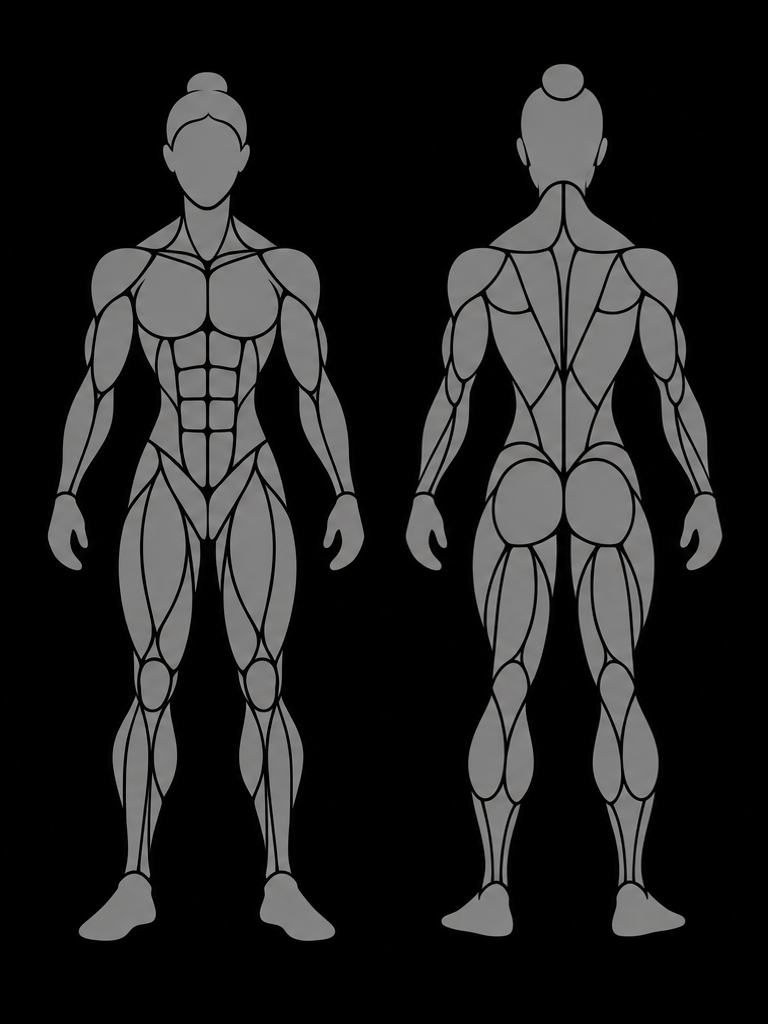
#> input picture design/female-front-back.png, 768 x 1024 px
$ python segment.py ../female-front-back.png ../male-front-back.png
#> lines starting #> are read from the running program, lines starting #| are printed output that depends on the picture; after the words box and inside, x2 and y2 are one past the last pixel; in counts of white or black regions, pixels touching at a corner belong together
"""Split design/figure.png into its enclosed grey regions and draw a numbered map for labelling."""
import json, sys
import cv2
import numpy as np

SRC, OUT = sys.argv[1], sys.argv[2]
img = cv2.imread(SRC)
#> img is the input picture: shape (1024, 768, 3); mean B, G, R 32.9, 33.1, 33.2
img = cv2.resize(img, None, fx=2, fy=2, interpolation=cv2.INTER_CUBIC)
#> img: shape (2048, 1536, 3)
grey = cv2.cvtColor(img, cv2.COLOR_BGR2GRAY)
mask = (grey > 90).astype(np.uint8)            # body grey ~128; lines and background dark
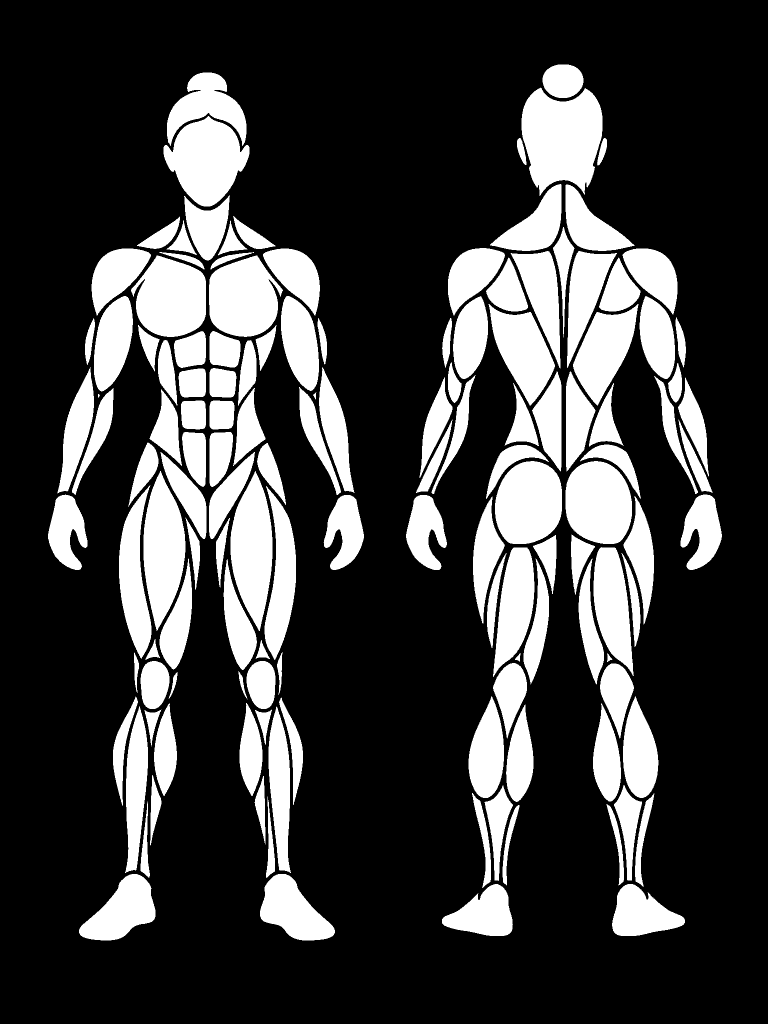
#> mask: shape (2048, 1536) (shown at 1/2 size); values 0 (black) and 1 (white), 24.6% white; 136 white regions (1 under 20 px), largest, box (x1, y1, x2, y2) and area: (1043, 175, 1205, 392) 25681, (327, 232, 499, 413) 19553, (262, 511, 412, 674) 18221
mask = cv2.morphologyEx(mask, cv2.MORPH_OPEN, np.ones((3, 3), np.uint8))
#> mask: shape (2048, 1536); values 0 (black) and 1 (white), 24.6% white; 137 white regions (1 under 20 px), largest, box (x1, y1, x2, y2) and area: (1043, 176, 1205, 390) 25665, (327, 233, 499, 413) 19548, (262, 511, 412, 674) 18215
n, lab, stats, cent = cv2.connectedComponentsWithStats(mask, connectivity=4)
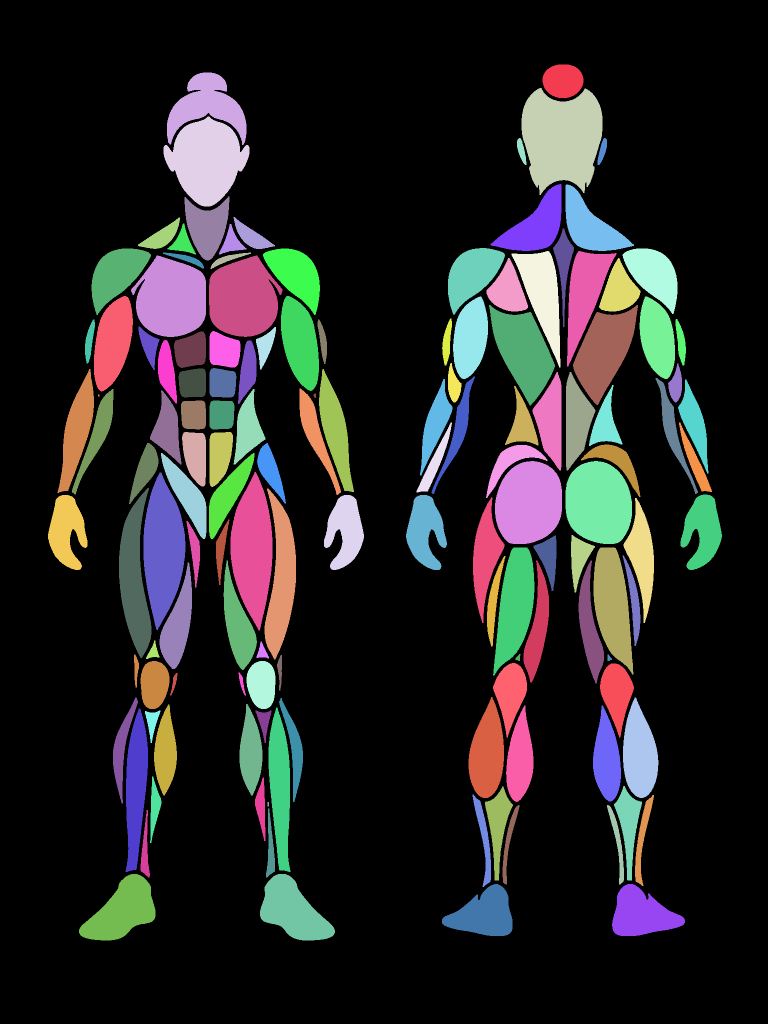
#> lab: shape (2048, 1536) int32 (shown at 1/2 size); 138 distinct labels, from 0 to 137; one colour per label, 0 black
#> n = 138; stats = 138 rows, first 6: [0, 0, 1536, 2048, 2371778], [1085, 129, 82, 67, 4396], [334, 145, 159, 145, 11054], [1043, 176, 162, 214, 25665], [327, 233, 172, 180, 19548], [1034, 276, 19, 54, 554]; cent = 138 pairs, first value 132.8 to 1404.9, second value 161.4 to 1828.1

H, W = grey.shape
#> H = 2048; W = 1536
regions = []
for i in range(1, n):
    x, y, w, h, area = stats[i]
    if area < 300:
        continue
    comp = (lab == i).astype(np.uint8) * 255
    cs, _ = cv2.findContours(comp, cv2.RETR_EXTERNAL, cv2.CHAIN_APPROX_NONE)
    c = max(cs, key=cv2.contourArea)
    regions.append({"id": len(regions), "side": "f" if cent[i][0] < W / 2 else "b",
                    "cx": float(cent[i][0]), "cy": float(cent[i][1]), "area": int(area),
                    "bbox": [int(x), int(y), int(w), int(h)],
                    "pts": c.reshape(-1, 2).tolist()})
#> this loop made 137 passes
#> (x, y, w, h, area) on passes 1 to 12: (1085, 129, 82, 67, 4396), (334, 145, 159, 145, 11054), (1043, 176, 162, 214, 25665), (327, 233, 172, 180, 19548), (1034, 276, 19, 54, 554), (1195, 276, 19, 54, 546), (981, 368, 142, 134, 9121), (1131, 369, 137, 133, 8547), (369, 393, 90, 128, 6952), (467, 434, 83, 64, 2080), (276, 435, 84, 63, 2185), (335, 447, 57, 62, 1389)
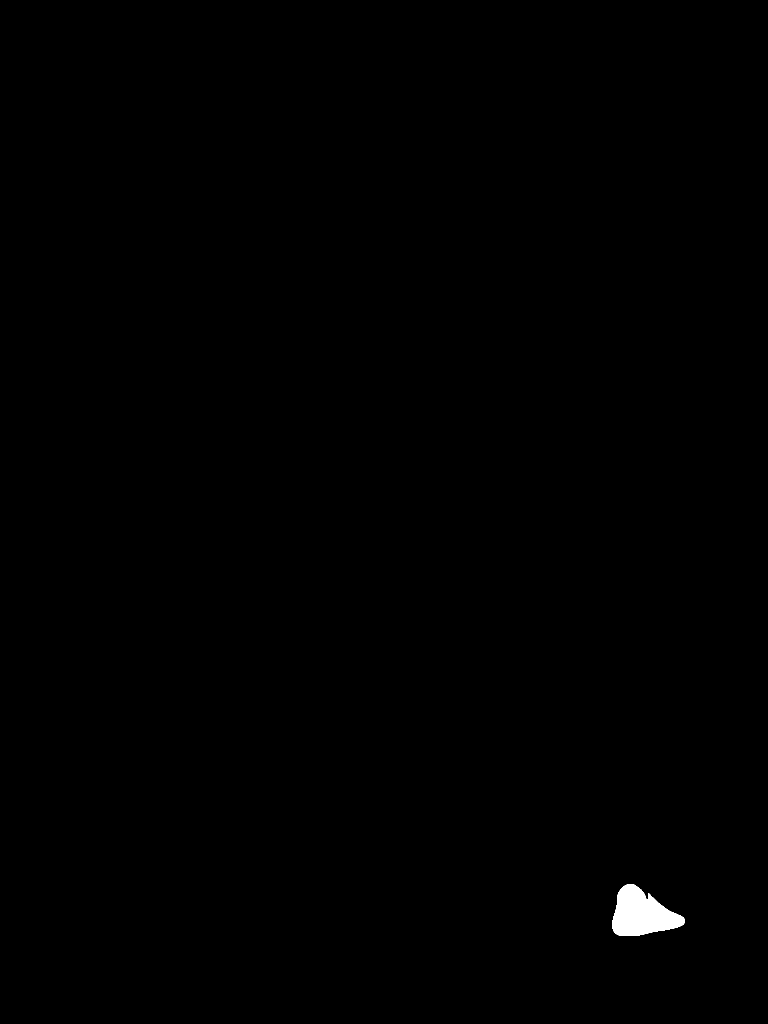
#> comp: shape (2048, 1536) (shown at 1/2 size); 0.3% white; 1 white region, box (x1, y1, x2, y2) and area: (1224, 1768, 1370, 1872) 9459
#> after the loop, regions = 130 items

# numbered map: each region tinted, id written at its centroid
vis = np.zeros_like(img)
rng = np.random.default_rng(3)
for r in regions:
    col = [int(v) for v in rng.integers(70, 230, 3)]
    cv2.drawContours(vis, [np.array(r["pts"], np.int32)], -1, col, -1)
#> this loop made 130 passes
#> col on passes 1 to 12: [199, 83, 98], [107, 99, 198], [209, 163, 76], [85, 123, 139], [169, 146, 112], [95, 180, 187], [75, 88, 142], [132, 212, 152], [137, 138, 176], [163, 97, 188], [191, 223, 195], [115, 121, 173]
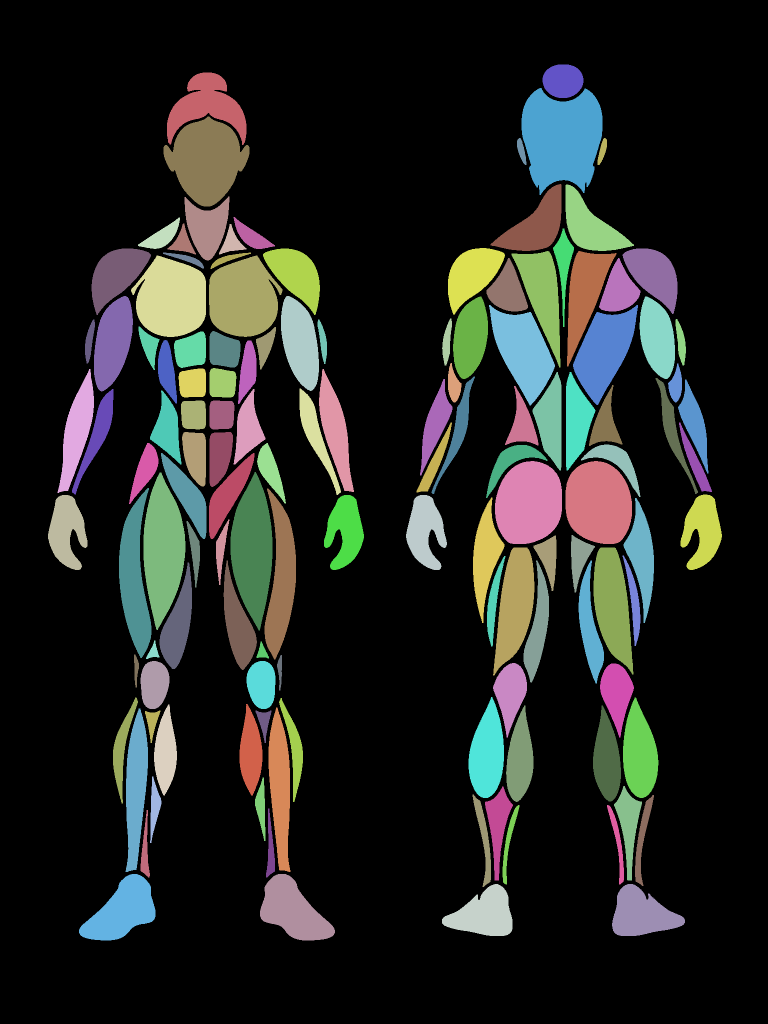
#> vis: shape (2048, 1536, 3) (shown at 1/2 size); mean of channels 0, 1, 2 35.3, 38.6, 36.6; drawn as B, G, R
for r in regions:
    t = str(r["id"]); cx, cy = int(r["cx"]), int(r["cy"])
    cv2.putText(vis, t, (cx - 9 * len(t), cy + 7), cv2.FONT_HERSHEY_SIMPLEX, 0.55, (0, 0, 0), 4, cv2.LINE_AA)
    cv2.putText(vis, t, (cx - 9 * len(t), cy + 7), cv2.FONT_HERSHEY_SIMPLEX, 0.55, (255, 255, 255), 1, cv2.LINE_AA)
#> this loop made 130 passes
#> (t, cx, cy) on passes 1 to 12: ('0', 1125, 161), ('1', 413, 210), ('2', 1123, 276), ('3', 412, 320), ('4', 1042, 301), ('5', 1204, 301), ('6', 1071, 451), ('7', 1180, 452), ('8', 413, 454), ('9', 503, 473), ('10', 322, 472), ('11', 364, 484)
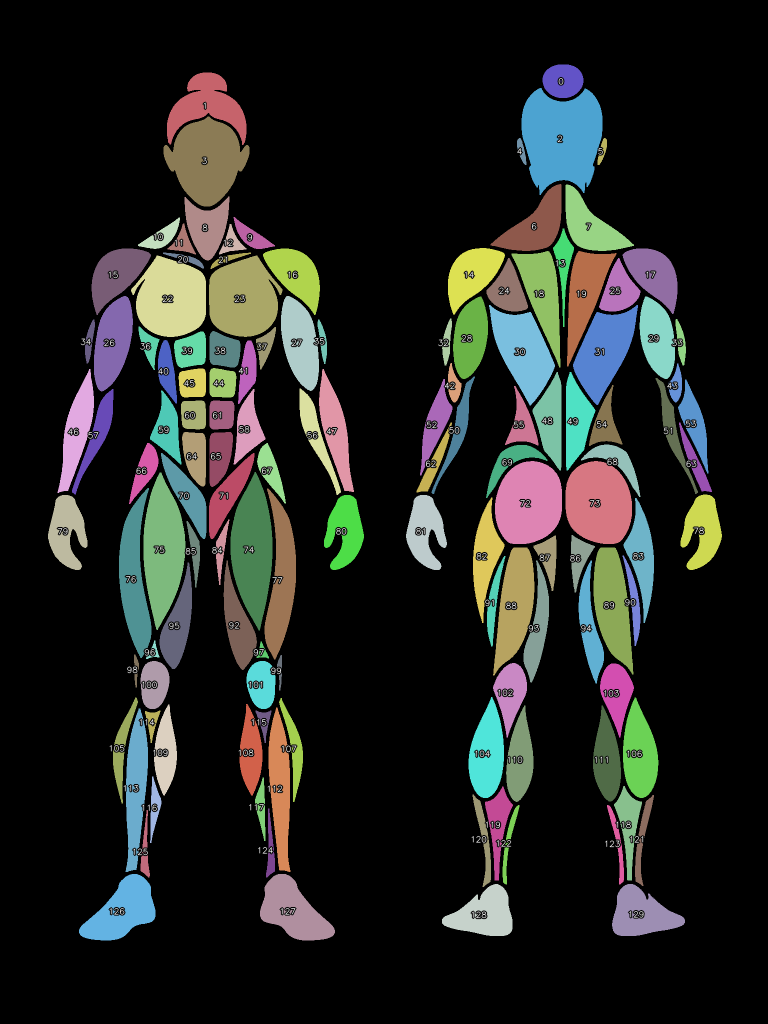
#> vis: shape (2048, 1536, 3) (shown at 1/2 size); 1.51% of pixels changed, all inside (x1, y1, x2, y2) = (112, 153, 1411, 1839); drawn as B, G, R
cv2.imwrite(OUT + "/regions.png", vis)
json.dump({"w": W, "h": H, "regions": regions}, open(OUT + "/regions.json", "w"))
print(len(regions), "regions;", sum(r["side"] == "f" for r in regions), "front,", sum(r["side"] == "b" for r in regions), "back")
#| 130 regions; 69 front, 61 back
